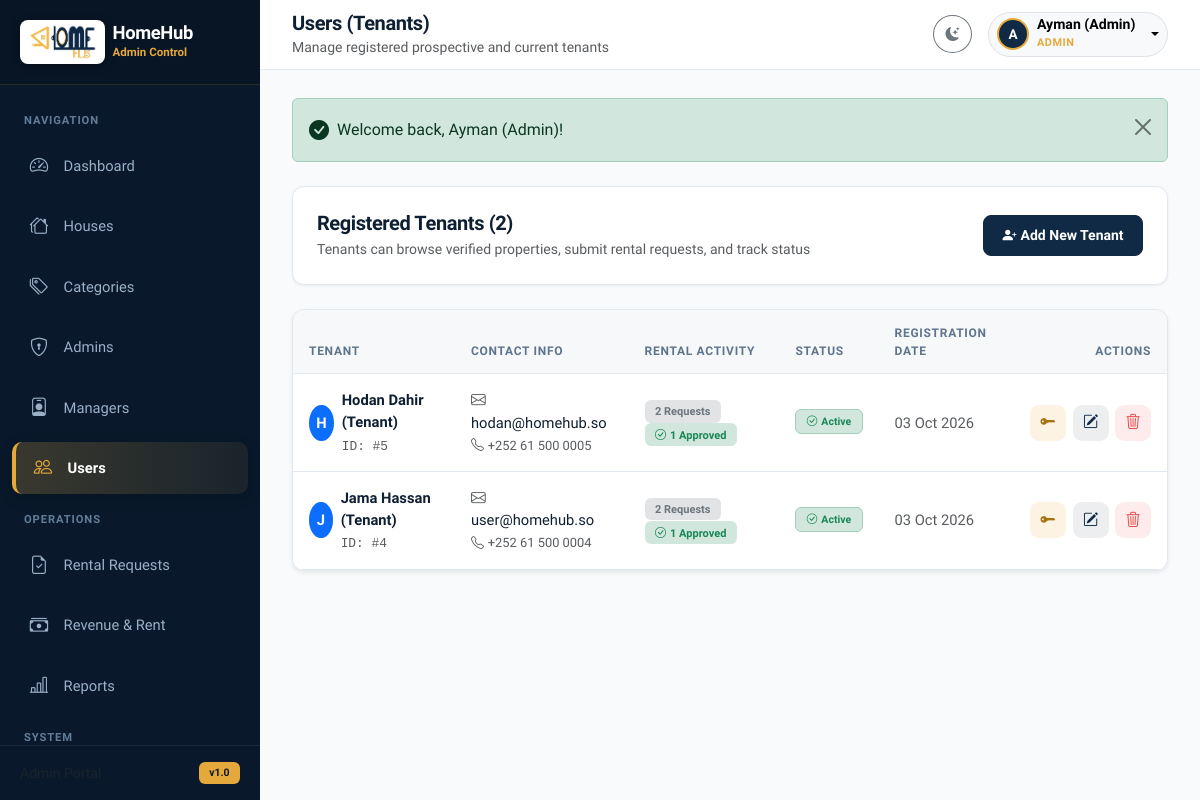
/admin/users.php (signed in), run on an earlier commit of the app's database.
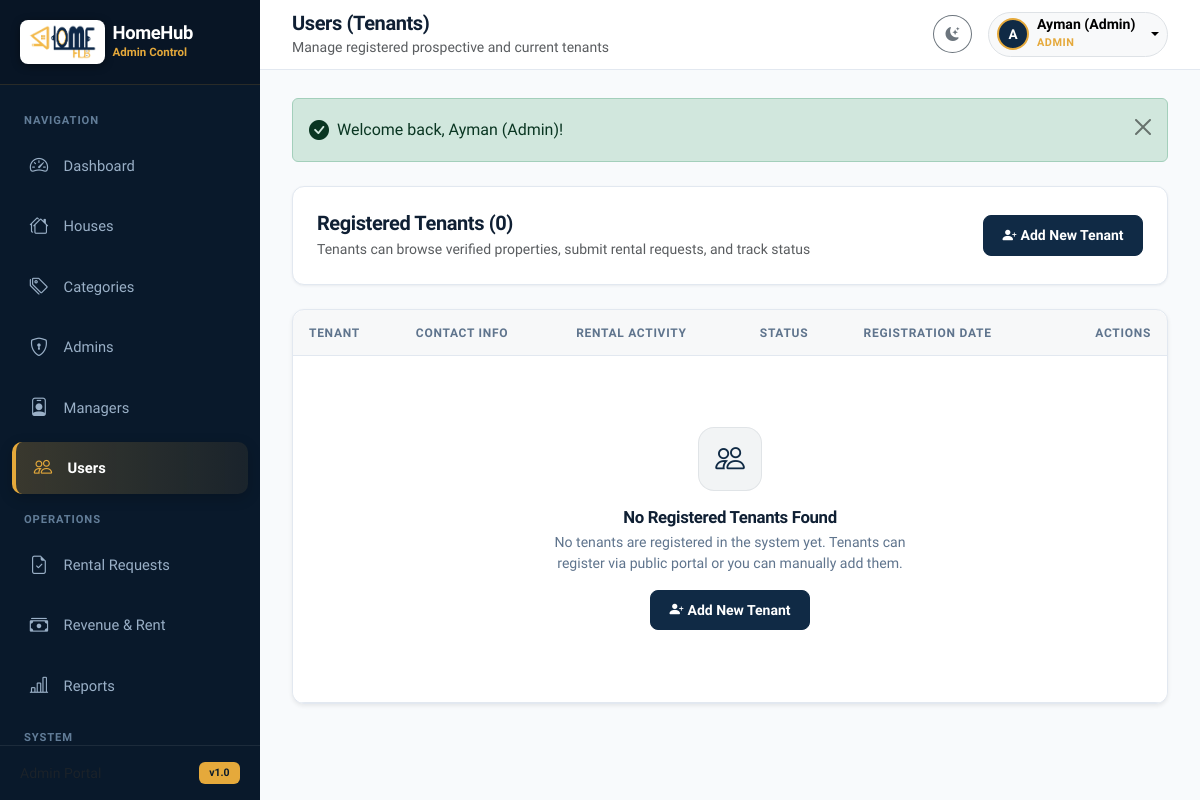
And on a later commit of the database.
### tables this page shows
CREATE TABLE IF NOT EXISTS `users` (
  `id` INT AUTO_INCREMENT PRIMARY KEY,
  `name` VARCHAR(100) NOT NULL,
  `email` VARCHAR(150) NOT NULL UNIQUE,
  `phone` VARCHAR(30) NULL,
  `password` VARCHAR(255) NOT NULL,
  `role` ENUM('admin', 'manager', 'user') NOT NULL DEFAULT 'user',
  `avatar` VARCHAR(255) NULL,
  `status` ENUM('active', 'inactive') NOT NULL DEFAULT 'active',
  `created_at` TIMESTAMP DEFAULT CURRENT_TIMESTAMP
);

### includes/functions.php (called while the page is built, shortened)
<?php
function e(string|int|float|null $string): string {
    return htmlspecialchars((string)($string ?? ''), ENT_QUOTES, 'UTF-8');
}
function format_date(?string $date, string $format = 'd M Y'): string {
    $timestamp = strtotime($date);
    return $timestamp ? date($format, $timestamp) : '-';
}

### admin/users.php (the view, shortened to what the changed rows need)
<?php
require_once __DIR__ . '/../includes/functions.php';
require_once __DIR__ . '/../includes/auth.php';
$users = $pdo->query("
    SELECT u.*, COUNT(r.id) as request_count,
           SUM(CASE WHEN r.status = 'approved' THEN 1 ELSE 0 END) as approved_count
    FROM users u
    LEFT JOIN rental_requests r ON u.id = r.user_id
    WHERE u.role = 'user'
    GROUP BY u.id
    ORDER BY u.id DESC
")->fetchAll();
require_once __DIR__ . '/../includes/header.php';
?>
<div class="app-wrapper">
    <div class="app-main">
        <main class="content-wrapper">
            <div class="card mb-4">
                <div class="card-body d-flex flex-column flex-sm-row justify-content-between align-items-sm-center gap-3">
                    <div>
                        <h5 class="fw-bold mb-1">Registered Tenants (<?= count($users); ?>)</h5>
                        <p class="text-muted small mb-0">Tenants can browse verified properties, submit rental requests, and track status</p>
                    </div>
                </div>
            </div>
            <div class="card shadow-sm">
                <div class="card-body p-0">
                    <div class="table-responsive">
                        <table class="table table-hover align-middle mb-0" id="usersTable">
                            <thead>
                                <tr>
                                    <th>Tenant</th>
                                    <th>Contact Info</th>
                                    <th>Rental Activity</th>
                                    <th>Status</th>
                                    <th>Registration Date</th>
                                    <th class="text-end">Actions</th>
                                </tr>
                            </thead>
                            <tbody>
                                <?php if (empty($users)): ?>
                                    <tr>
                                        <td colspan="6">
                                            <div class="empty-state">
                                                <div class="empty-state-icon">
                                                    <i class="bi bi-people"></i>
                                                </div>
                                                <h6 class="empty-state-title">No Registered Tenants Found</h6>
                                                <p class="empty-state-text">No tenants are registered in the system yet. Tenants can register via public portal or you can manually add them.</p>
                                                <button type="button" class="btn btn-primary btn-sm mt-3" data-bs-toggle="modal" data-bs-target="#addUserModal">
                                                    <i class="bi bi-person-plus-fill me-1"></i>Add New Tenant
                                                </button>
                                            </div>
                                        </td>
                                    </tr>
                                <?php else: ?>
                                    <?php foreach ($users as $u): ?>
                                        <tr>
                                            <td>
                                                <div class="d-flex align-items-center gap-2">
                                                    <div class="rounded-circle bg-primary text-white d-flex align-items-center justify-content-center fw-bold" style="width: 36px; height: 36px;">
                                                        <?= strtoupper(substr($u['name'], 0, 1)); ?>
                                                    </div>
                                                    <div>
                                                        <div class="fw-bold text-main"><?= e($u['name']); ?></div>
                                                        <small class="text-muted font-monospace">ID: #<?= (int)$u['id']; ?></small>
                                                    </div>
                                                </div>
                                            </td>
                                            <td>
                                                <div><i class="bi bi-envelope text-muted me-1"></i><?= e($u['email']); ?></div>
                                                <small class="text-muted"><i class="bi bi-telephone me-1"></i><?= e($u['phone'] ?? 'No phone'); ?></small>
                                            </td>
                                            <td>
                                                <span class="badge bg-secondary-subtle text-secondary me-1">
                                                    <?= (int)$u['request_count']; ?> Requests
                                                </span>
                                                <?php if ((int)$u['approved_count'] > 0): ?>
                                                    <span class="badge bg-success-subtle text-success">
                                                        <i class="bi bi-check-circle me-1"></i><?= (int)$u['approved_count']; ?> Approved
                                                    </span>
                                                <?php endif; ?>
                                            </td>
                                            <td>
                                                <form method="POST" action="<?= BASE_URL; ?>admin/users.php" class="d-inline">
                                                    <button type="submit" class="btn btn-sm p-0 border-0" title="Click to toggle status">
                                                        <?php if ($u['status'] === 'active'): ?>
                                                            <span class="badge bg-success-subtle text-success border border-success-subtle"><i class="bi bi-check-circle me-1"></i>Active</span>
                                                        <?php else: ?>
                                                            <span class="badge bg-secondary-subtle text-secondary border border-secondary-subtle"><i class="bi bi-dash-circle me-1"></i>Inactive</span>
                                                        <?php endif; ?>
                                                    </button>
                                                </form>
                                            </td>
                                            <td class="small text-muted">
                                                <?= format_date($u['created_at'], 'd M Y'); ?>
                                            </td>
                                            <td class="text-end">
                                                <div class="btn-action-group justify-content-end">
                                                    <button type="button" class="btn-action btn-action-view" title="Set / Reset Password"
                                                            onclick="openResetPasswordModal(<?= (int)$u['id']; ?>, '<?= e(addslashes($u['name'])); ?>', '<?= e(addslashes($u['email'])); ?>')">
                                                        <i class="bi bi-key-fill"></i>
                                                    </button>
                                                    <button type="button" class="btn-action btn-action-edit" title="Edit Tenant"
                                                            onclick="openEditUserModal(<?= (int)$u['id']; ?>, '<?= e(addslashes($u['name'])); ?>', '<?= e(addslashes($u['email'])); ?>', '<?= e(addslashes($u['phone'] ?? '')); ?>')">
                                                        <i class="bi bi-pencil-square"></i>
                                                    </button>
                                                    <form method="POST" action="<?= BASE_URL; ?>admin/users.php" class="d-inline" data-confirm="Ma hubtaa inaad tirtirto user-ka '<?= e(addslashes($u['name'])); ?>'? Tallaabadan dib looma noqon karo.">
                                                        <button type="submit" class="btn-action btn-action-delete" title="Delete Tenant">
                                                            <i class="bi bi-trash3"></i>
                                                        </button>
                                                    </form>
                                                </div>
                                            </td>
                                        </tr>
                                    <?php endforeach; ?>
                                <?php endif; ?>
                            </tbody>
                        </table>
                    </div>
                </div>
            </div>
        </main>
    </div>
</div>
<?php require_once __DIR__ . '/../includes/footer.php'; ?>

What changed in the data, as far as the page shows it:
removed users: name "H", name "Hodan Dahir (Tenant)", id "5", email "hodan@homehub.so", phone "+252 61 500 0005", request_count "2", approved_count "1", status "active" (drawn), created_at "03 Oct 2026"
removed users: name "J", name "Jama Hassan (Tenant)", id "4", email "user@homehub.so", phone "+252 61 500 0004", request_count "2", approved_count "1", status "active" (drawn), created_at "03 Oct 2026"
Also different on the page:
count($users): "2" → "0"
text now shown: "No Registered Tenants Found No tenants are registered in the system yet. Tenants can register via public portal or you can manually add them. Add New Tenant"
